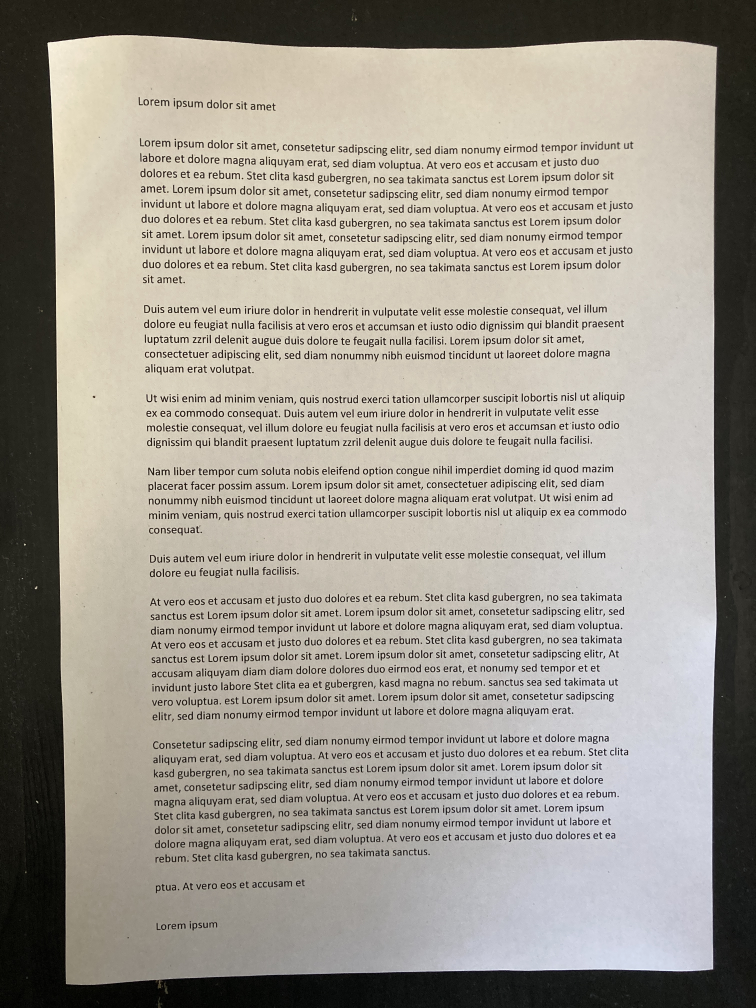
#> input picture assets/example_easy.jpg, 3024 x 4032 px (shown at 1/4 size)
$ python -i utils.py   (imports and definitions only)
#> lines starting #> are read from the running program, lines starting #| are printed output that depends on the picture; after the words box and inside, x2 and y2 are one past the last pixel; in counts of white or black regions, pixels touching at a corner belong together
#> further down, picture is the input picture: shape (4032, 3024, 3); mean B, G, R 144.6, 154.1, 159.1
import numpy as np
import cv2
import imutils
from PIL import Image


# [106 lines left out: functions order_points, four_point_transform, findLargestCountours, rotate_and_cut, image_to_pdf, not called in this run]


def whitening_background(img: np.ndarray) -> np.ndarray:
    # Converts yelloish background into white background

    hsv = cv2.cvtColor(img, cv2.COLOR_BGR2HSV)
#> hsv: shape (4032, 3024, 3); mean H, S, V 34.5, 37.1, 160.2
    value = hsv[:,:,2]
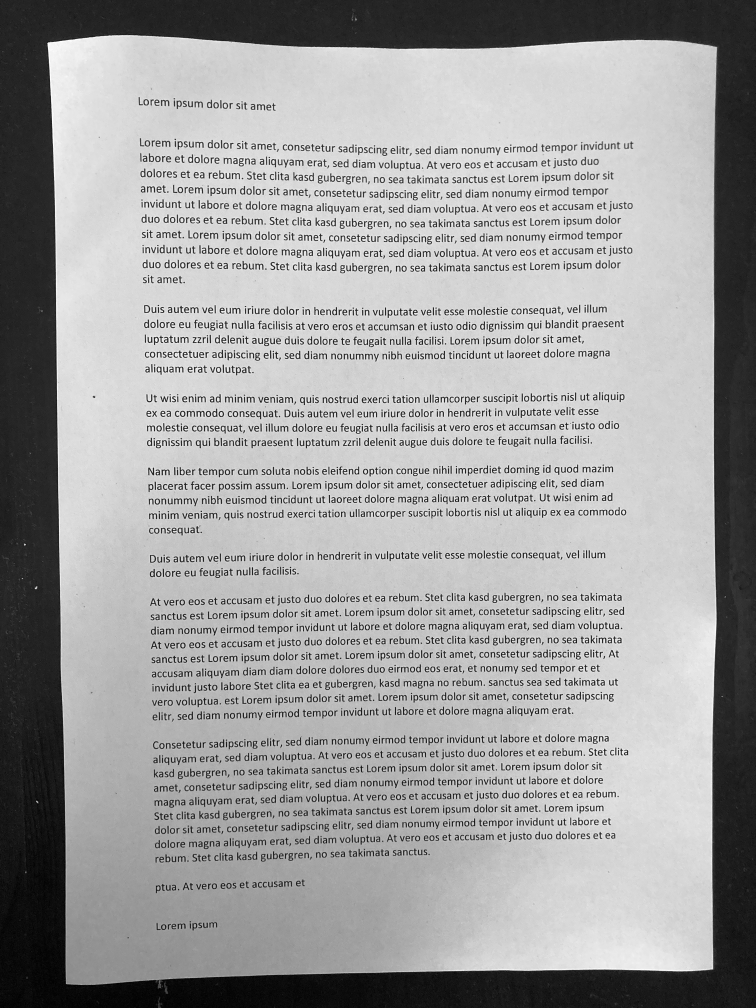
#> value: shape (4032, 3024) (shown at 1/4 size); min 0, max 255, mean 160.2
    _, thresholded = cv2.threshold(value, 0, 255, cv2.THRESH_BINARY + cv2.THRESH_OTSU)
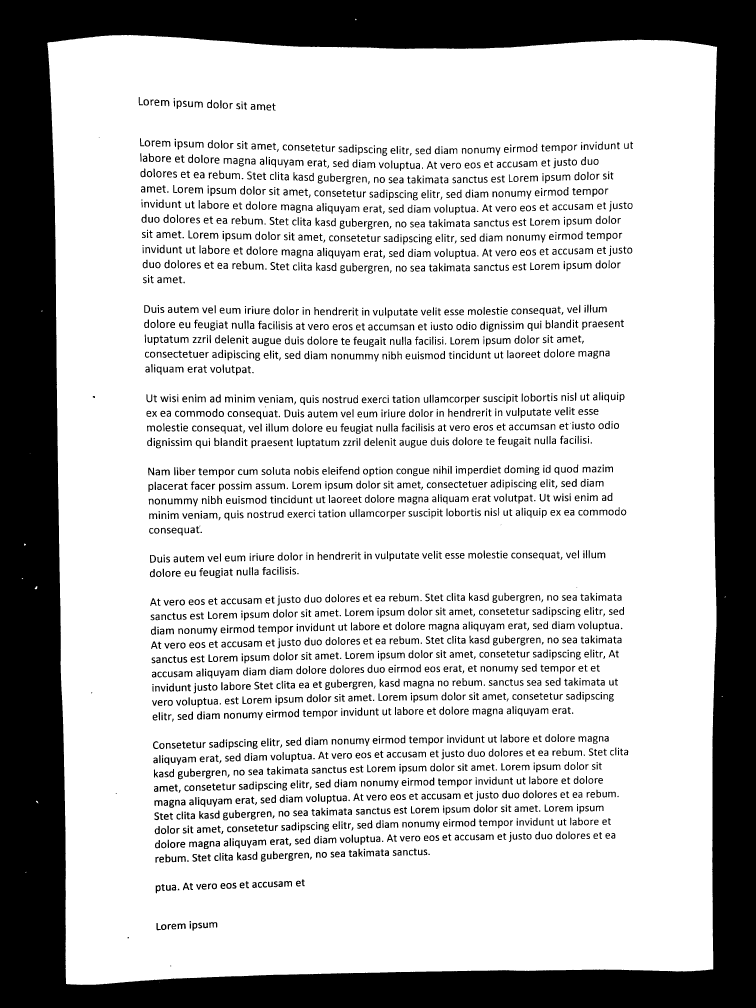
#> thresholded: shape (4032, 3024) (shown at 1/4 size); 74.5% white; 3637 black regions (108 under 20 px), largest, box (x1, y1, x2, y2) and area: (0, 0, 3024, 4032) 2434033, (644, 400, 677, 425) 392, (639, 3143, 671, 3167) 386
#> (the run stopped early here; a loop or call above may not have finished)

$ run again, on assets/example_harder.jpg
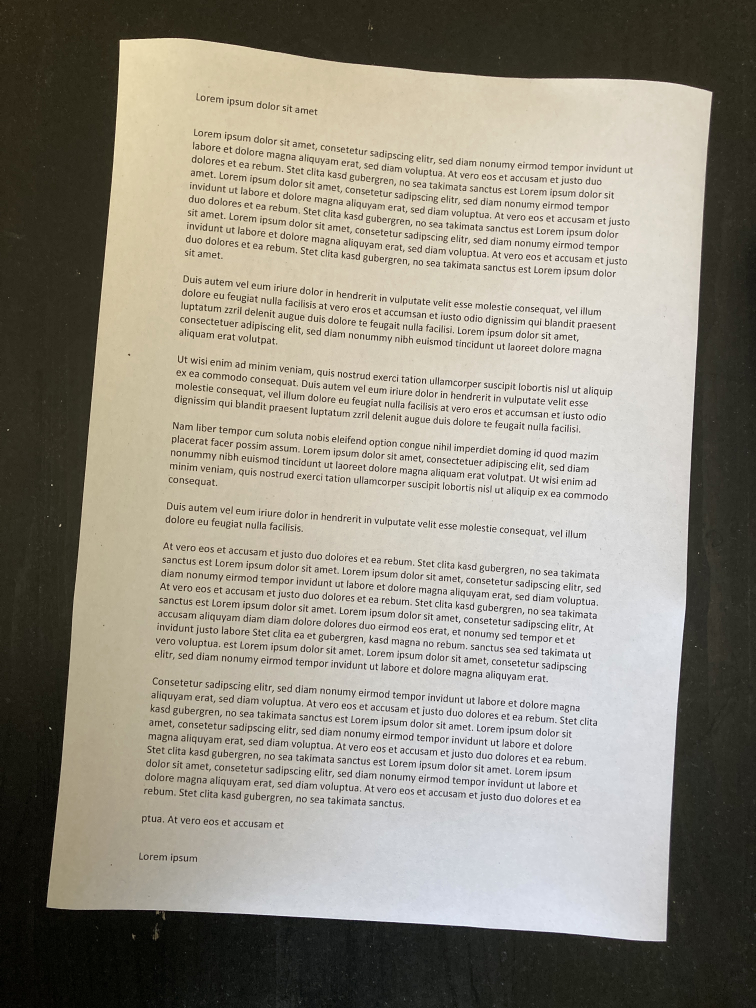
#> input picture assets/example_harder.jpg, 3024 x 4032 px (shown at 1/4 size)
#> picture is the input picture: shape (4032, 3024, 3); mean B, G, R 131.2, 143, 147.7
#> hsv: shape (4032, 3024, 3); mean H, S, V 35.1, 46.9, 148.7
#> in whitening_background, `value = hsv[:,:,2]`:
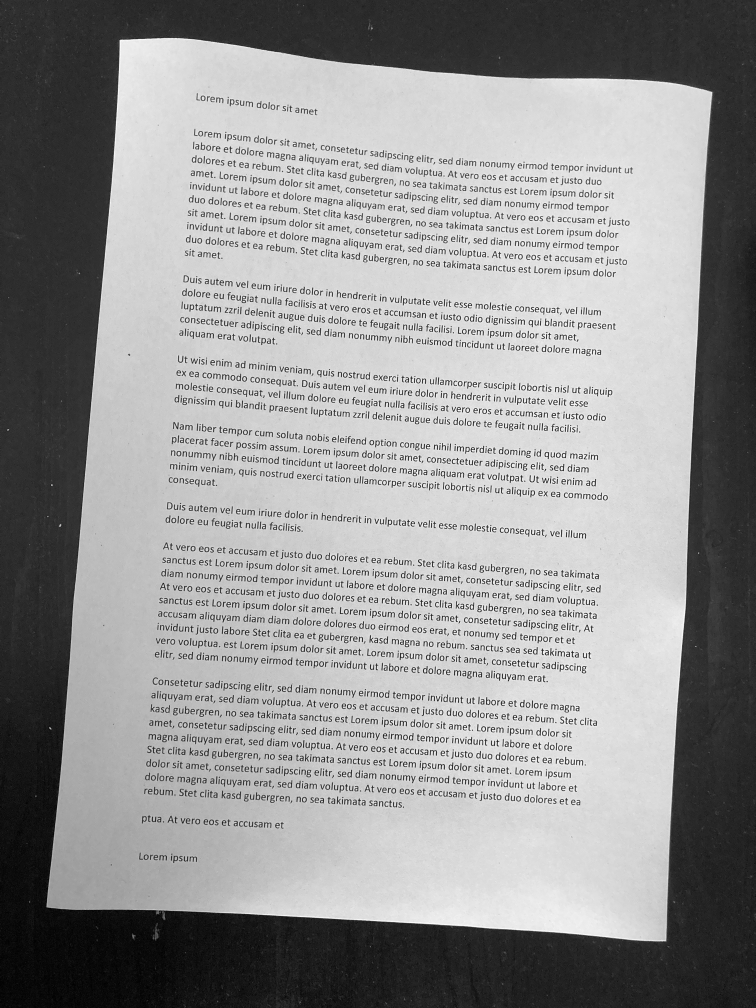
#> value: shape (4032, 3024) (shown at 1/4 size); min 0, max 255, mean 148.7
#> in whitening_background, `_, thresholded = cv2.threshold(value, 0, 255, cv2.THRESH_BINARY + cv2...`:
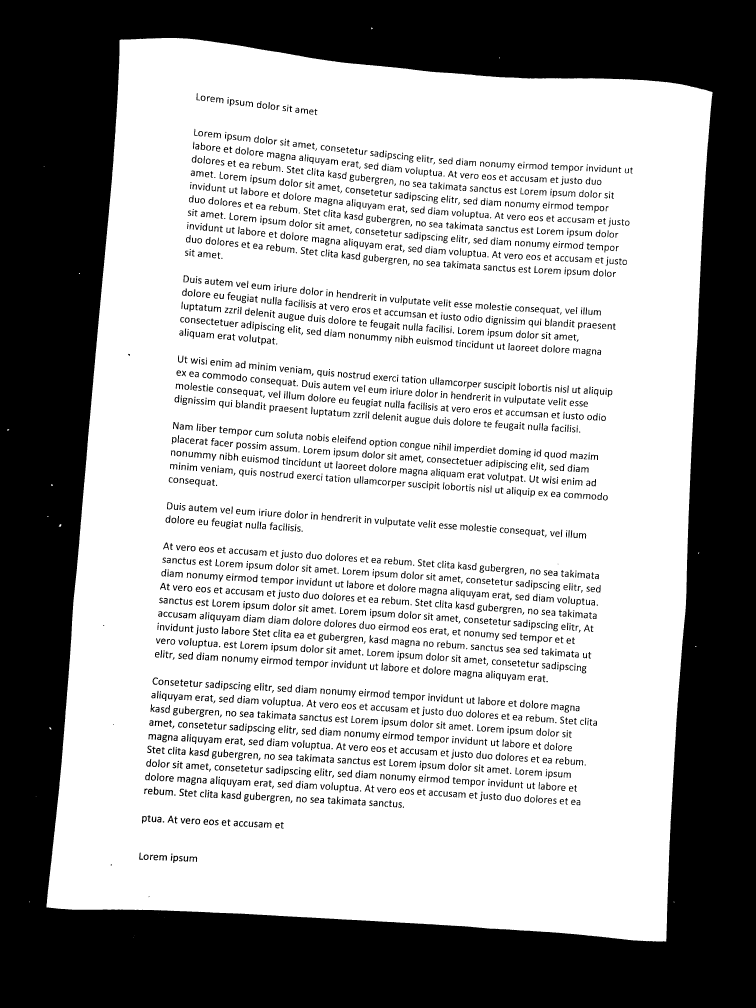
#> thresholded: shape (4032, 3024) (shown at 1/4 size); 63.7% white; 3629 black regions (288 under 20 px), largest, box (x1, y1, x2, y2) and area: (0, 0, 3024, 4032) 3892963, (637, 3420, 668, 3442) 329, (594, 2936, 624, 2959) 319
